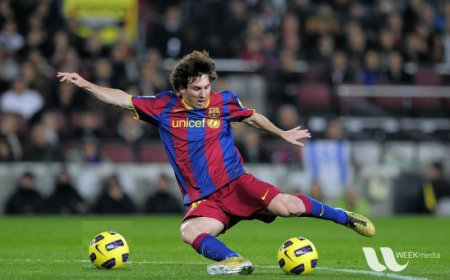
#> input picture messi.png, 450 x 280 px
$ python '11. ImageThresholding.py'
#> lines starting #> are read from the running program, lines starting #| are printed output that depends on the picture; after the words box and inside, x2 and y2 are one past the last pixel; in counts of white or black regions, pixels touching at a corner belong together
import cv2 as cv
import numpy as np
from matplotlib import pyplot as plt

img = cv.imread("./messi.png", cv.IMREAD_GRAYSCALE)
#> img: shape (280, 450); min 0, max 248, mean 82.7
assert img is not None, "file could not be read, check with os.path.exists()"
ret, thresh1 = cv.threshold(img, 127, 255, cv.THRESH_BINARY)
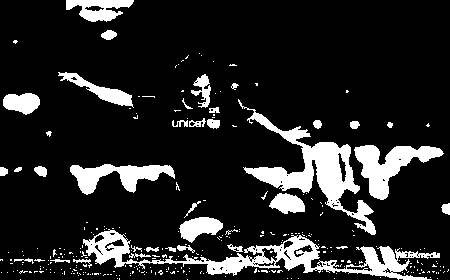
#> thresh1: shape (280, 450); 14.6% white; 299 white regions (262 under 20 px), largest, box (x1, y1, x2, y2) and area: (83, 229, 440, 280) 4635, (238, 99, 376, 235) 4195, (354, 145, 444, 200) 2061
ret, thresh2 = cv.threshold(img, 127, 255, cv.THRESH_BINARY_INV)
ret, thresh3 = cv.threshold(img, 127, 255, cv.THRESH_TRUNC)
ret, thresh4 = cv.threshold(img, 127, 255, cv.THRESH_TOZERO)
rev, thresh5 = cv.threshold(img, 127, 255, cv.THRESH_TOZERO_INV)
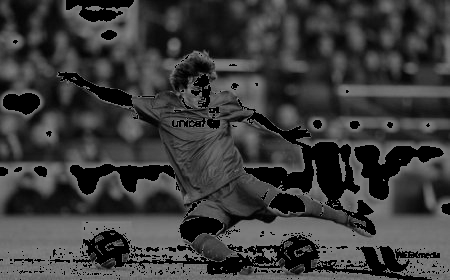
#> thresh5: shape (280, 450); min 0, max 127, mean 59.4

titles = ["original image", "BINARY", "BINARY_INV", "TRUNC", "TO_ZERO", "TOZERO_INV"]
images = [img, thresh1, thresh2, thresh3, thresh4, thresh5]

for i in range(6):
    plt.subplot(2,3,i+1),plt.imshow(images[i],"gray",vmin=0,vmax=255)
    plt.title(titles[i])
    plt.xticks([]),plt.yticks([])
plt.show()

img = cv.imread("sudoku.jpg", cv.IMREAD_GRAYSCALE)
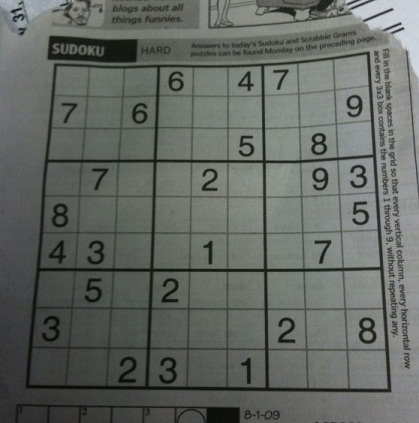
#> input picture sudoku.jpg, 419 x 423 px
#> img: shape (423, 419); min 5, max 218, mean 101.9
assert img is not None, "file could not read, check withos.path.exists()"
img = cv.medianBlur(img,5)
ret, th1 = cv.threshold(img,127,255,cv.THRESH_BINARY)
#> th1: shape (423, 419); 26% white; 53 white regions (23 under 20 px), largest, box (x1, y1, x2, y2) and area: (193, 0, 419, 423) 16674, (265, 56, 372, 160) 8942, (266, 158, 380, 268) 8657
th2 = cv.adaptiveThreshold(img,255,cv.ADAPTIVE_THRESH_MEAN_C,\
                           cv.THRESH_BINARY,11,2)
#> th2: shape (423, 419); 77.3% white; 660 black regions (472 under 20 px), largest, box (x1, y1, x2, y2) and area: (25, 51, 391, 393) 10186, (141, 0, 404, 49) 3644, (47, 36, 138, 62) 1324
th3 = cv.adaptiveThreshold(img,255,cv.ADAPTIVE_THRESH_GAUSSIAN_C,\
                           cv.THRESH_BINARY,11,2)
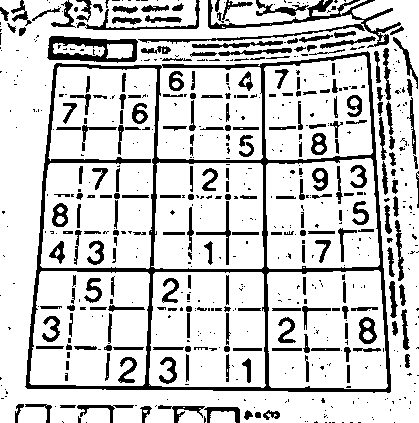
#> th3: shape (423, 419); 80.5% white; 648 black regions (412 under 20 px), largest, box (x1, y1, x2, y2) and area: (25, 51, 391, 393) 9369, (138, 0, 401, 48) 1856, (47, 36, 138, 63) 1212
titles = ["Original","Global Thresholding (v=127)",
          "Adaptive Mean Thresholding", "Adaptive Gaussian Thresholding"]
images = [img,th1,th2,th3]

for i in range(4):
    plt.subplot(2,2,i+1),plt.imshow(images[i],"gray")
    plt.title(titles[i])
    plt.xticks([]),plt.yticks([])
plt.show()


# Otsu thresholding is good againts histograms which has 2 peaks
img = cv.imread("./sudoku.jpg", cv.IMREAD_GRAYSCALE)
# global thresholding
_, th1 = cv.threshold(img,127,255,cv.THRESH_BINARY)
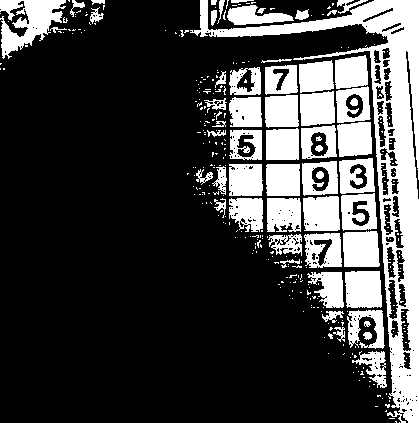
#> th1: shape (423, 419); 25.6% white; 333 white regions (274 under 20 px), largest, box (x1, y1, x2, y2) and area: (190, 0, 419, 423) 14935, (0, 0, 66, 59) 2037, (345, 271, 382, 308) 1282
# Otsu' s thresholding
_, th2 = cv.threshold(img,0,255,cv.THRESH_BINARY+cv.THRESH_OTSU)
#> th2: shape (423, 419); 59.5% white; 336 black regions (260 under 20 px), largest, box (x1, y1, x2, y2) and area: (0, 51, 391, 423) 58753, (47, 35, 231, 64) 3751, (208, 0, 352, 29) 1133
# Otsu' s thresholding after Gaussian filtering
blur = cv.GaussianBlur(img,(5,5),0)
_, th3 = cv.threshold(blur,0,255,cv.THRESH_BINARY+cv.THRESH_OTSU)
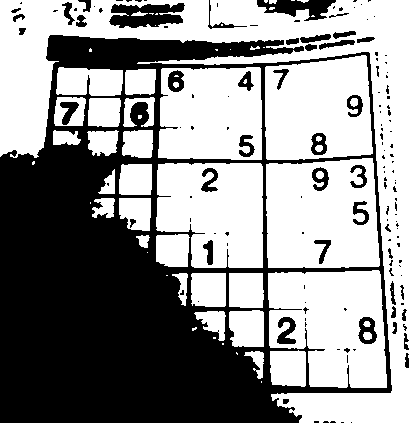
#> th3: shape (423, 419); 58.1% white; 145 black regions (101 under 20 px), largest, box (x1, y1, x2, y2) and area: (0, 35, 392, 423) 66755, (109, 3, 185, 28) 1324, (257, 0, 336, 21) 898
# plot all the images and their histograms
images = [img, 0, th1,
          img, 0, th2,
          blur, 0, th3]
titles = ['Original Noisy Image','Histogram','Global Thresholding (v=127)',
          'Original Noisy Image','Histogram',"Otsu's Thresholding",
          'Gaussian filtered Image','Histogram',"Otsu's Thresholding"]
for i in range(3):
    plt.subplot(3,3,i*3+1),plt.imshow(images[i*3],'gray')
    plt.title(titles[i*3]), plt.xticks([]), plt.yticks([])
    plt.subplot(3,3,i*3+2),plt.hist(images[i*3].ravel(),256)
    plt.title(titles[i*3+1]), plt.xticks([]), plt.yticks([])
    plt.subplot(3,3,i*3+3),plt.imshow(images[i*3+2],'gray')
    plt.title(titles[i*3+2]), plt.xticks([]), plt.yticks([])
plt.show()
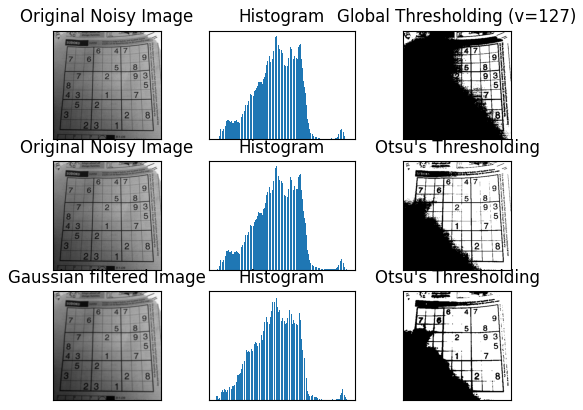
#> figure drawn by matplotlib, 9 panels
